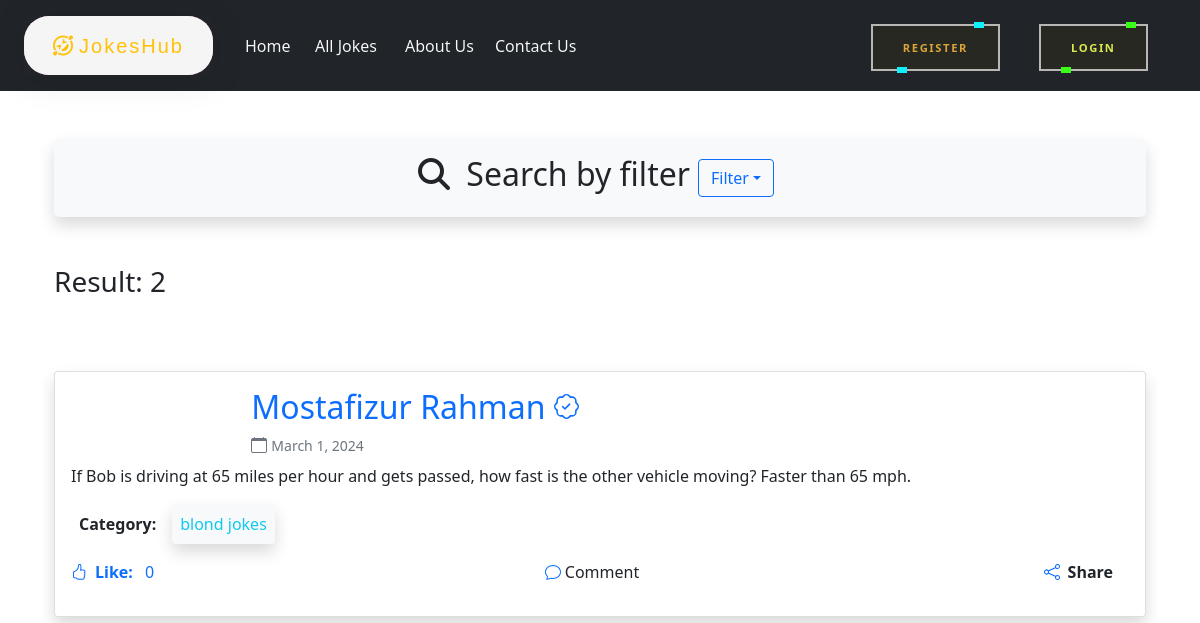
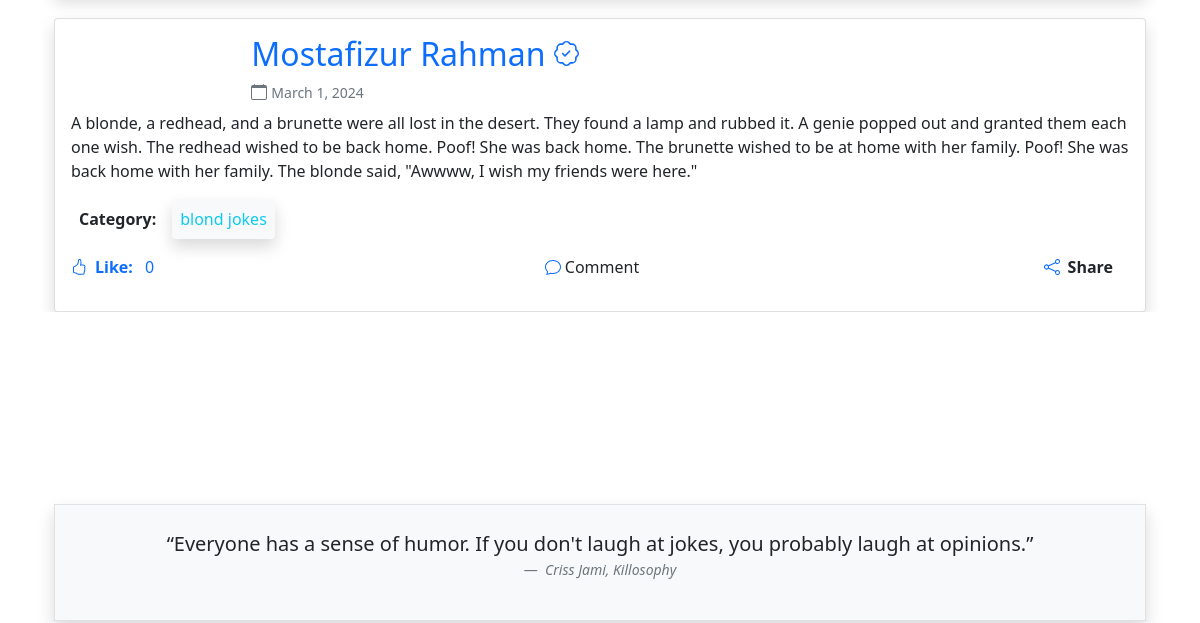
Before: /jokes/all-jokes/category/blond-jokes/ (upper part) with the older database file (2 pictures, top to bottom).
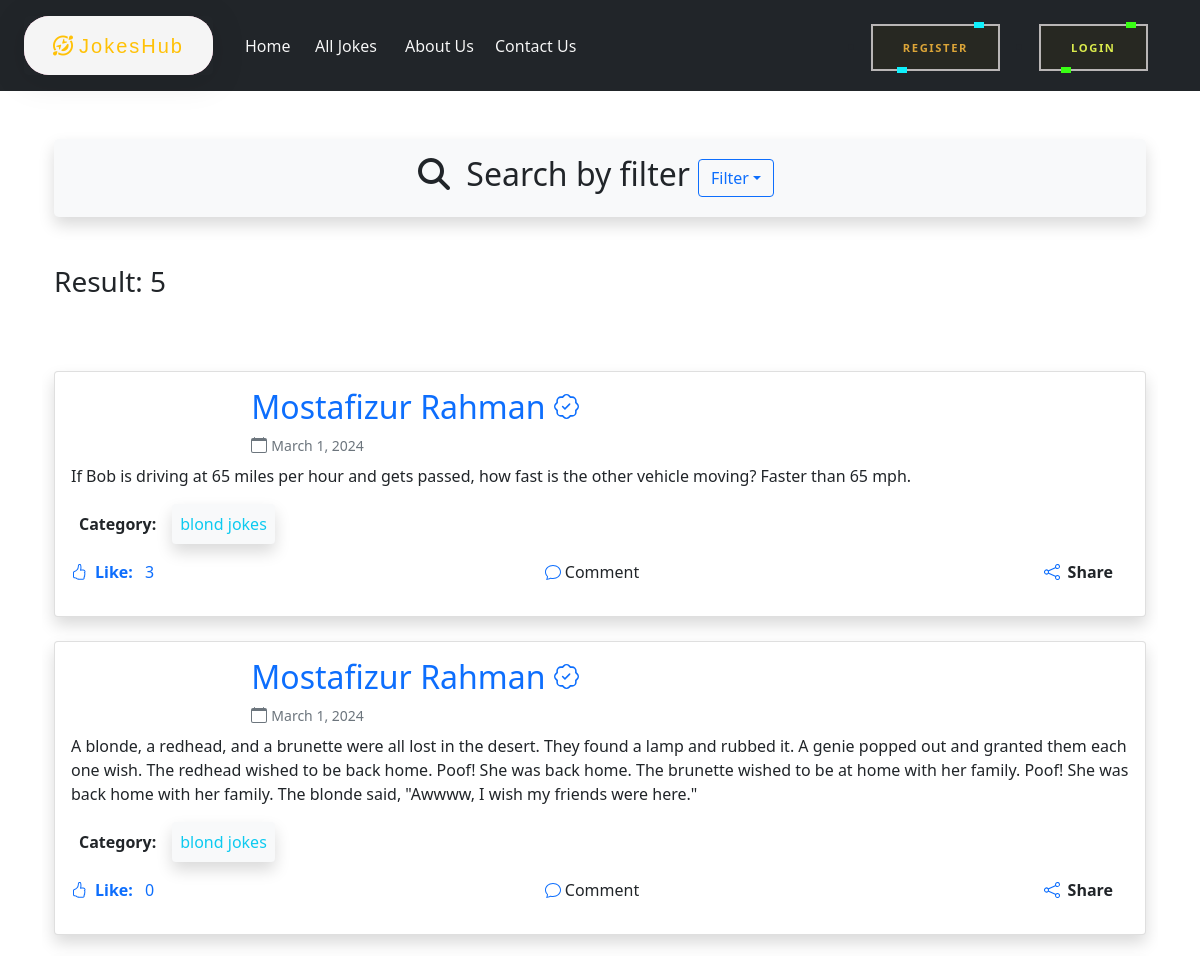
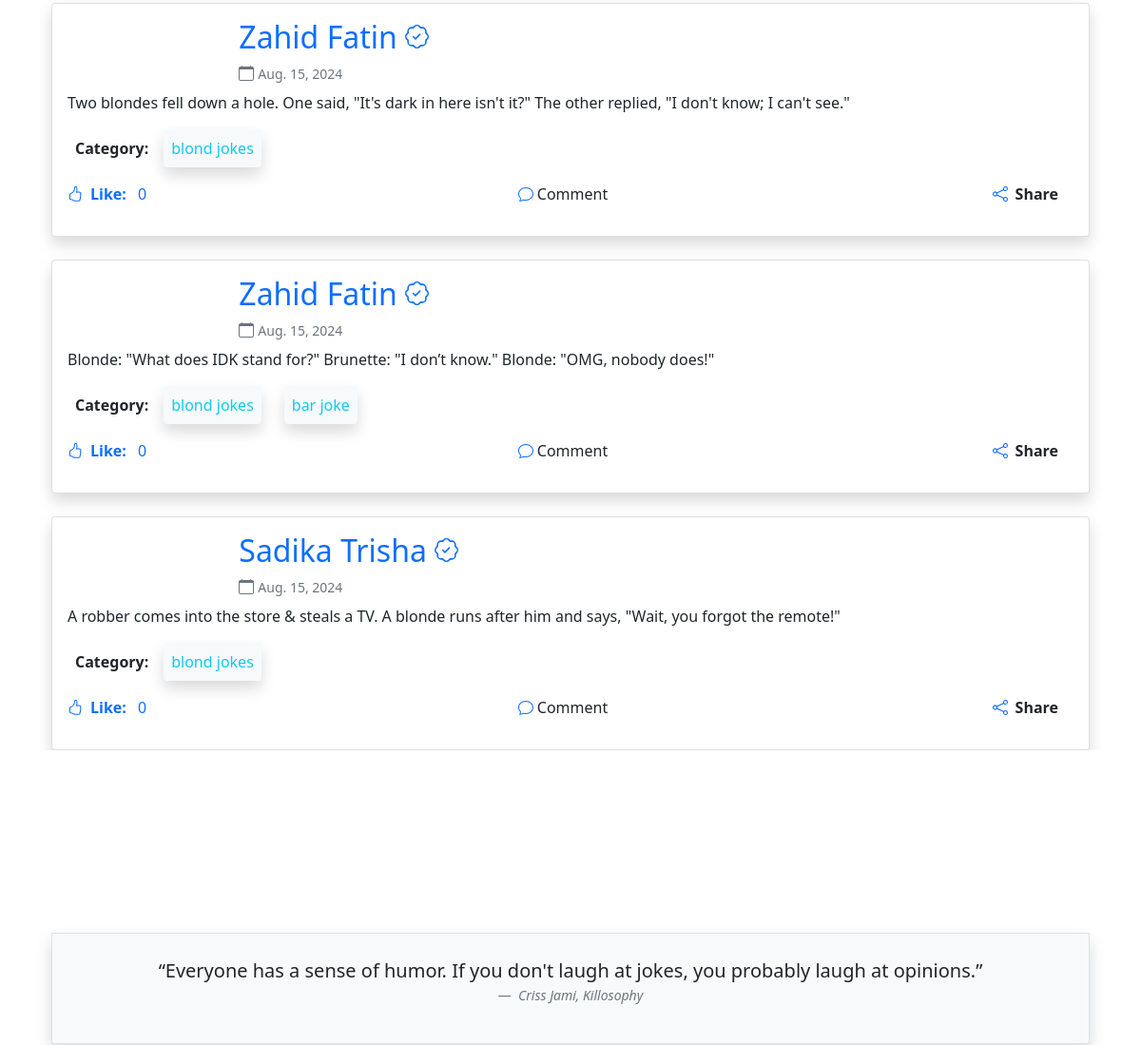
After: the same page with the newer database file (2 pictures, top to bottom).
### jokes/models.py (models this page shows, shortened)
class Joke(models.Model):
    description = models.TextField()
    like = models.IntegerField(default=0)
    owner = models.ForeignKey(User, on_delete=models.CASCADE)
    created_on = models.DateField(auto_now_add=True, null=True, blank=True)
    categories = models.ManyToManyField(Category, related_name="categories")
    shared_condition = models.BooleanField(default=False)
    shared_jokes = models.ForeignKey(User, on_delete = models.CASCADE, blank = True, null = True, related_name = 'shared')

class Category(models.Model):
    name = models.CharField(max_length=20)
    slug = models.SlugField(max_length=20,unique=True, null=True, blank=True)

### jokes/views.py (the view)
# urls.py: path("all-jokes", views.all_jokes, name = "all_jokes"),
def all_jokes(request, category_slug = None):
    jokes = Joke.objects.all()
    if category_slug is not None:
        categories = Category.objects.get(slug = category_slug)
        jokes = Joke.objects.filter(categories  = categories)
    categories = Category.objects.all()
    return render(request, 'show_jokes_main.html', {'jokes' : jokes, 'categories' : categories})

### jokes/templates/show_jokes_main.html (shortened to what this page needs)
{% extends 'base.html' %}
{% block content %}
{% load crispy_forms_tags %}
  <div class="container">
    <div class="d-flex justify-content-center align-items-center my-5 bg-light py-3 px-1 rounded-3 shadow">
      <div class="">
        <h2><i class="fa-solid fa-magnifying-glass me-2"></i> Search by filter</h2>
      </div>
      <div class="mx-2 dropdown">
        <button class="btn btn-outline-primary dropdown-toggle" type="button" id="dropdownMenuButton1" data-bs-toggle="dropdown" aria-expanded="false">Filter</button>
      </div>
    </div>
    <div class="my-5">
      <h3>Result: {{ jokes|length }}</h3>
    </div>
    <div class="row my-4 gy-4 d-flex justify-content-center overflow-auto">
      {% for joke in jokes %}
        <div class="col-md-12 d-flex justify-content-center w-100">
          <div style="width: 100vw;" class="card shadow rounded">
            <div class="card-body">
              <div class="row mb-2 d-flex align-items-center">
                <div class="col-md-10">
                  <h2 class="text-primary me-3">{{ joke.owner.first_name }} {{ joke.owner.last_name }} </h2>
                  <div class="d-flex align-items-center">
                    <small class="ms-1 text-muted">{{ joke.created_on }}</small>
                  </div>
                </div>
              </div>
              <p class="card-text">{{ joke.description }}</p>
              <div class="d-flex mb-3">
                <strong class="me-2 p-2">Category:</strong>
                {% for category in joke.categories.all %}
                  <a class="me-4 p-2 shadow rounded bg-light text-decoration-none text-info">{{ category.name }}</a>
                {% endfor %}
              </div>
              <div class="row text-info pe-3">
                <div class="col-md-4">
                  <p class="text-primary d-flex align-items-center">
                    <a class="text-decoration-none" href="{% url 'like_joke_url' joke.id %}"><strong class="me-2">Like:</strong> {{ joke.like }}</a>
                  </p>
                </div>
                <div class="col-md-4 ms-auto text-primary d-flex justify-content-center">
                  <p class="d-flex align-items-center">
                    <a href="{% url 'joke_detail' joke.pk %}" class="ms-1 text-decoration-none text-dark">Comment</a>
                  </p>
                </div>
                <div class="col-md-4 ms-auto text-primary d-flex justify-content-end">
                  <p class="d-flex align-items-center">
                    <a class="text-decoration-none" href="{% url 'share_joke_url' joke.id %}"><strong class="ms-2 text-dark">Share</strong></a>
                  </p>
                </div>
              </div>
            </div>
          </div>
        </div>
      {% endfor %}
    </div>
  </div>
  <div class="my-5 pt-5"></div>
  <section class="bsb-fact-5 pb-3 py-md-5">
    <div class="container">
      <div class="row">
        <div class="col-12">
          <div class="container-fluid bg-light border shadow">
            <div class="row">
              <div class="col-12 col-md-12 p-0">
                <div class="card border-0 bg-transparent">
                  <div class="card-body text-center p-4 p-xxl-5">
                    <figure class="text-center">
                      <blockquote class="blockquote">
                        <p>“Everyone has a sense of humor. If you don't laugh at jokes, you probably laugh at opinions.”</p>
                      </blockquote>
                      <figcaption class="blockquote-footer">
                        <cite title="Source Title">Criss Jami, Killosophy</cite>
                      </figcaption>
                    </figure>
                  </div>
                </div>
              </div>
            </div>
          </div>
        </div>
      </div>
    </div>
  </section>
{% endblock %}

### templates/base.html (shortened to what this page needs)
{% load static %}
<!DOCTYPE html>
<html lang="en">
  <head>
    <link rel="stylesheet" href="https://unpkg.com/bootstrap@5.3.2/dist/css/bootstrap.min.css" />
    <link rel="stylesheet" href="https://cdn.jsdelivr.net/npm/jsvectormap/dist/css/jsvectormap.min.css" />
    <link rel="stylesheet" href="https://unpkg.com/bs-brain@2.0.3/components/maps/map-2/assets/css/map-2.css" />
    <link rel="stylesheet" href="https://unpkg.com/bs-brain@2.0.3/components/projects/project-1/assets/css/project-1.css" />
    <link href="https://cdn.jsdelivr.net/npm/bootstrap@5.0.2/dist/css/bootstrap.min.css" rel="stylesheet" />
    <link rel="stylesheet" href="{% static 'style.css' %}" />
  </head>
  <body style="overflow-x: hidden;">
    {% include 'navbar.html' %}
    {% block content %}
    {% endblock %}
  </body>
</html>

### templates/navbar.html (shortened to what this page needs)
<nav class="py-3 sticky-top navbar navbar-expand-lg navbar-dark bg-dark">
  <div class="container-fluid">
    <div class="d-flex justify-content-center align-items-center gap-1 rounded-3 h4 me-4 logo">
      <div class="text-warning fw-bold ps-3 py-2 rotate">
        <i class="fa-regular fa-face-grin-squint-tears"></i>
      </div>
      <div class="py-2">
        <a class="navbar-brand text-warning" href="{% url 'home' %}">JokesHub</a>
      </div>
    </div>
    <div class="collapse navbar-collapse" id="navbarSupportedContent">
      <ul class="navbar-nav me-auto mb-2 mb-lg-0">
        <li style="width: 70px;" class="nav-item hover-2">
          <a class="nav-link text-light" aria-current="page" href="{% url 'home' %}">Home</a>
        </li>
        <li style="width: 90px;" class="nav-item hover-2">
          <a class="nav-link text-light" aria-current="page" href="{% url 'all_jokes' %}">All Jokes</a>
        </li>
        <li style="width: 90px;" class="nav-item hover-2">
          <a class="nav-link text-light" aria-current="page" href="{% url 'about' %}">About Us</a>
        </li>
        <li style="width: 110px;" class="nav-item hover-2">
          <a class="nav-link text-light" aria-current="page" href="{% url 'contact' %}">Contact Us</a>
        </li>
      </ul>
      <form class="d-flex" role="search">
        {% if request.user.is_authenticated %}
        <li class="nav-item me-3">
          <a style="--clr:#ADFF2F" class="button reg" href="{% url 'profile' %}"><span>Profile</span><i></i></a>
        </li>
          <li class="nav-item login">
            <a style="--clr:#ff0000" class="button" href="{% url 'logout' %}"><span>Logout</span><i></i></a>
          </li>
        {% else %}
          <li class="nav-item me-3">
            <a style="--clr:#0FF0FC" class="button reg" href="{% url 'register' %}"><span>Register</span><i></i></a>
          </li>
          <li class="nav-item login">
            <a style="--clr:#39FF14" class="button " href="{% url 'login' %}"><span>Login</span><i></i></a>
          </li>
        {% endif %}
      </form>
    </div>
  </div>
</nav>

### templates/footer.html (shortened to what this page needs)
{% load static %}

### static/style.css (style rules this page uses)
.login { width: 160px; }
.button { position: relative; background: #b9b6b6; color: #daea4c; font-weight: 900; text-decoration: none; text-transform: uppercase; border: none; letter-spacing: 0.1rem; font-size: .7rem; padding: 1rem 2rem; transition: 0.2s; }
.button::before { content: ""; position: absolute; inset: 2px; background: #272822; }
.button span { position: relative; z-index: 1; }
.button i { position: absolute; inset: 0; display: block; }
.button i::before { content: ""; position: absolute; width: 10px; height: 2px; left: 80%; top: -2px; border: 3px solid var(--clr); background: #272822; transition: 0.2s; }
.button i::after { content: ""; position: absolute; width: 10px; height: 2px; left: 20%; bottom: -2px; border: 3px solid var(--clr); background: #272822; transition: 0.2s; }
.reg { color: rgb(220, 165, 56); }
.hover-2 { --b: 0.1em; --c: #f0e24a; width: 130px; color: #d0c04700; padding-block: var(--b); background: linear-gradient(var(--c) 50%,#000 0) 0% calc(100% - var(--_p,0%))/100% 200%, linear-gradient(var(--c) 0 0) 0% var(--_p,0%)/var(--_p,0%) var(--b) no-repeat; -webkit-background-clip: text,padding-box; background-clip: text,padding-box; transition: .3s var(--_s,0s) linear,background-size .3s calc(.3s - var(--_s,0s)); }
.logo { display: flex; align-items: center; justify-content: center; position: relative; margin: 0px auto; width: 189px; height: 59px; border-radius: 75px; font-family: 'Montserrat', sans-serif; font-size: 20px; font-weight: lighter; letter-spacing: 2px; transition: 1s box-shadow; box-shadow: 0 5px 35px 0px rgba(0,0,0,.1); }
.logo::before, .logo::after { display: block; content: ''; position: absolute; width: 189px; height: 59px; background: #FDA8CF; border-radius: 25px; z-index: -1; animation: 1s clockwise infinite; }
.logo:after { background: whitesmoke; animation: 2s counterclockwise infinite; }
.rotate { animation: rotation 1s infinite linear; }

Changed rows visible on the page:
changed Joke (number 1 of 5 on the later page): like "0" → "3"
added Joke: owner.first_name "Zahid", owner.last_name "Fatin", created_on "Aug. 15, 2024", description "Two blondes fell down a hole. One said, \"It's dark in here isn't it?\" The other replied, \"I don't know; I can't see.\"", like "0", Category (name "blond jokes")
added Joke: owner.first_name "Zahid", owner.last_name "Fatin", created_on "Aug. 15, 2024", description "Blonde: \"What does IDK stand for?\" Brunette: \"I don’t know.\" Blonde: \"OMG, nobody does!\"", like "0", Category (name "blond jokes")
now on this page (row unchanged): Category: name "bar joke", shown under "Zahid"
added Joke: owner.first_name "Sadika", owner.last_name "Trisha", created_on "Aug. 15, 2024", description "A robber comes into the store & steals a TV. A blonde runs after him and says, \"Wait, you forgot the remote!\"", like "0", Category (name "blond jokes")
Other visible differences:
{{ jokes|length }}: "2" → "5"
